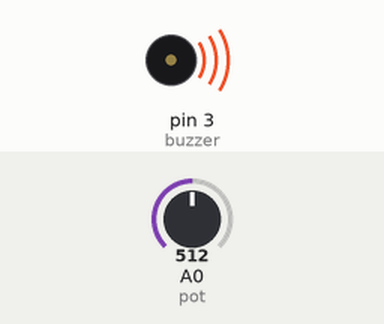
Recording of a sketch running on a simulated Arduino Uno, built with avr-gcc and run on an emulated ATmega328P. On the bench: buzzer (waves = sounding, pin HIGH). Inputs (shaded band) come from the test bench; at power-on: A0 (pot) = 512.

Above: at 1.2 s.
1.3 s: A0 (pot) set to 485
At 1.8 s:
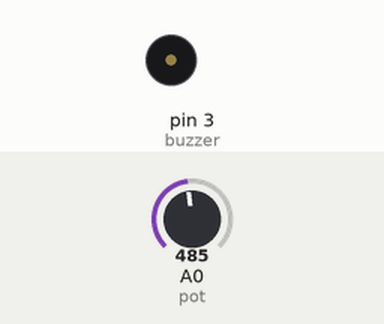
2.8 s: A0 (pot) set to 510
At 4.0 s:
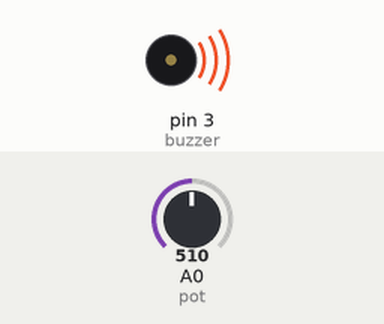
4.3 s: A0 (pot) set to 490
At 5.2 s:
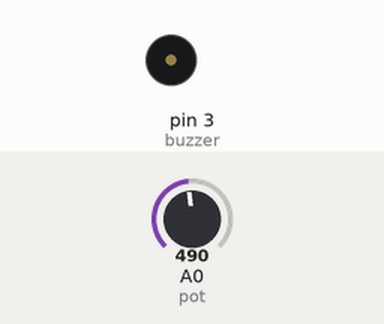
Timing chart, 0 to 7.3 s (numbered marks = the images above; inputs shaded):
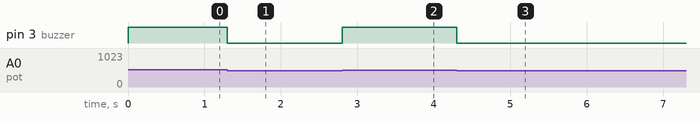

Measured:
- the behaviour switches between 501 and 500 on A0 (pot) (found by bisection; images 0 and 1)
- after the input at 1.3 s, pin 3 (buzzer): HIGH → LOW at once
- after the input at 2.8 s, pin 3 (buzzer): LOW → HIGH at once
- after the input at 4.3 s, pin 3 (buzzer): HIGH → LOW at once

The sketch:

Potentiometer_buzzer.ino
```cpp
const int buzzer = 3;
const int pot = A0;
const int Threshold = 500;


void setup() {
  pinMode(buzzer, OUTPUT);

}

void loop() {
  int analogValue = analogRead(pot);
  if(analogValue > Threshold )
   digitalWrite(buzzer, HIGH);
  else
   digitalWrite(buzzer, LOW);

}
```
